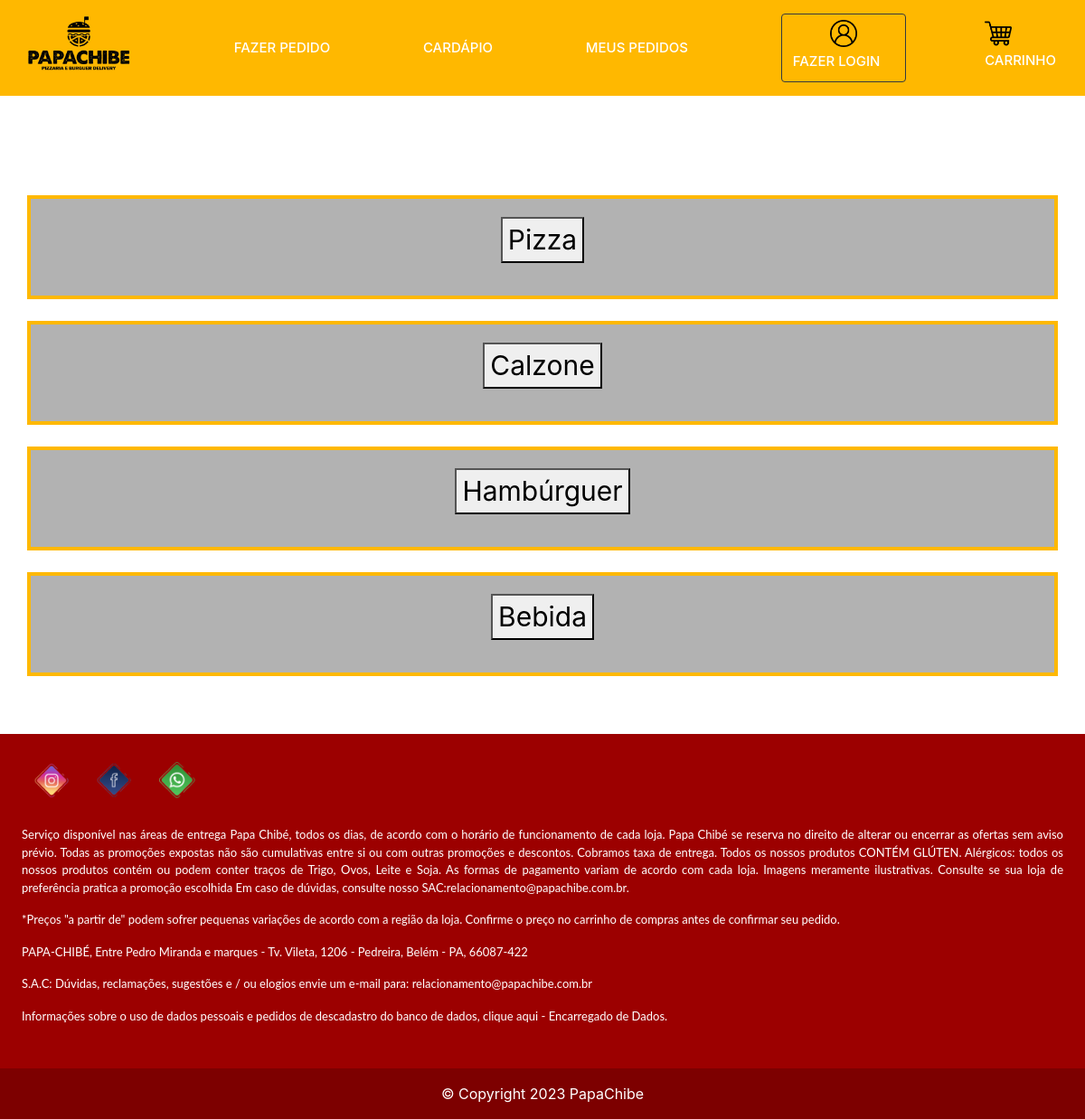
Screenshot of /listaCategoria.php with the database file from the repository.
### tables this page shows
CREATE TABLE `tb_categoria` (
  `cdcategoria` int(11) NOT NULL,
  `nome` varchar(100) NOT NULL
);

### bancoCategoria.php (called while the page is built, shortened)
<?php
function listaCategorias($conexao)
{
	$categorias = array();
	$query = "select * from tb_categoria;";
	$resultado = mysqli_query($conexao, $query);
	while ($categoria = mysqli_fetch_assoc($resultado)) {
		array_push($categorias, $categoria);
	}
	return $categorias;
}

### listaCategoria.php (the view, shortened to what this page needs)
<?php
include("navBar.php");
include("conexao.php");
include("bancoCategoria.php");
?>
<h2 style="color: white">CATEGORIA</h2>
<br>
<?php
$categorias = listaCategorias($conexao);
foreach ($categorias as $categoria) {
    ?>
    <table>
        <div class="tableprod" height="30">
            <form action="listaProdutoCategoria.php" method="post">
                <p class="title" style="font-size: 30px; color: white;">
                    <button type="submit"><?= $categoria["nome"] ?></button>
                </p>
            </form>
        </div>
    </table>
    <br>
    <?php
}
?>
<?php include("rodape.php") ?>

### navBar.php (style rules this page uses)
h1, h2, h3, h4, td, p, a { color: white; }
body { background-image: url('img/background.png'); }
.tableprod { background: rgba(0, 0, 0, 0.3); padding: 20px; border: 4px solid #FFB800; }
table { width: 100%; }
table { text-align: left; }

### rows the page displays
tb_categoria: nome "Pizza"
tb_categoria: nome "Calzone"
tb_categoria: nome "Hambúrguer"
tb_categoria: nome "Bebida"
